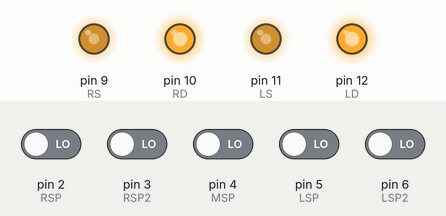
Recording of a sketch running on a simulated Arduino Uno, built with avr-gcc and run on an emulated ATmega328P. Shown: output pins drawn as LEDs (lit = HIGH). The test bench sets the inputs (shaded band); at power-on: pin 2 (RSP), pin 3 (RSP2), pin 4 (MSP), pin 5 (LSP), pin 6 (LSP2) LOW.

Above: at 1.2 s.
1.3 s: pin 2 (RSP) driven HIGH
At 2.1 s:
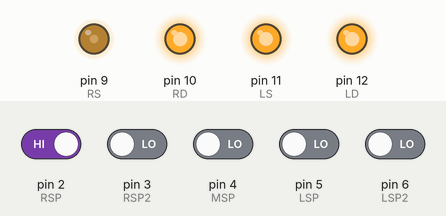
2.8 s: pin 2 (RSP) driven LOW and pin 3 (RSP2) driven HIGH
At 3.3 s:
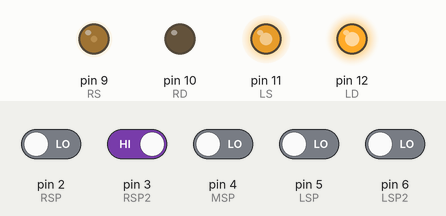
4.3 s: pin 6 (LSP2) driven HIGH
Timing chart, 0 to 4.4 s (numbered marks = the images above; inputs shaded):
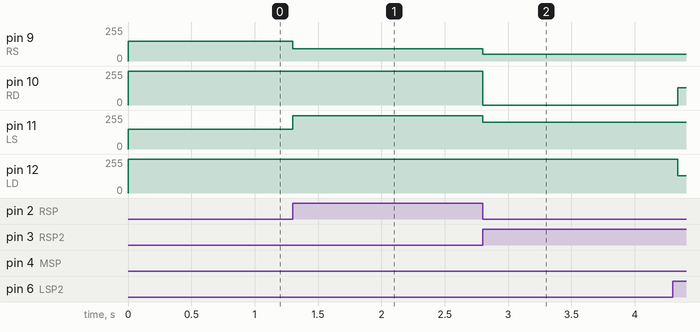

The sketch:

Scarlet_Knights_Final_Code.ino
```cpp
//sensors
#define LSP2 6
#define LSP 5
#define MSP 4
#define RSP 2
#define RSP2 3
//motor
#define LD 12
#define RD 10
#define LS 11
#define RS 9
//other
#define SPD 150               //FOWARD
#define SPD2 250              //MAIN WHEEL SPEED
 #define SPD3 92              //SECONDARY WHEEL SPEED
#define SPD4 200              //main wheel for while loops
#define SPD5 50               //secondary wheel for while loops
#define MOTOR_DIRECTION HIGH  //SECONDARY WHEEL DIRECTION
#define MOTOR_DIRECTION2 LOW  //SECONDRY wheel dircetion for while loops
//variables
int LL, L, M, R, RR;

void setup() {
  pinMode(LSP2,INPUT);
  pinMode(LSP, INPUT);
  pinMode(MSP, INPUT);
  pinMode(RSP, INPUT);
  pinMode(RSP2, INPUT);
  pinMode(LD, OUTPUT);
  pinMode(RD, OUTPUT);
  pinMode(LS, OUTPUT);
  pinMode(RS, OUTPUT);
  // Serial.begin(9600);
}

void loop() {
  LL = digitalRead(LSP2);
  L = digitalRead(LSP);
  M = digitalRead(MSP);
  R = digitalRead(RSP);
  RR = digitalRead(RSP2);
  // Serial.print(LL);
  // Serial.print("\t");
  // Serial.print(L);
  // Serial.print("\t");
  // Serial.print(M);
  // Serial.print("\t");
  // Serial.print(R);
  // Serial.print("\t");
  // Serial.println(RR);

  //conditions
  if (LL == 1 && RR == 0) {
    if (M == 1 && L == 1 && R == 1) {
      digitalWrite(LD, MOTOR_DIRECTION2);
      digitalWrite(RD, HIGH);
      analogWrite(LS, SPD5);
      analogWrite(RS, SPD4);
      //Serial.print(LL);
      // Serial.print("\t");
      // Serial.print(L);
      // Serial.print("\t");
      // Serial.print(M);
      // Serial.print("\t");
      // Serial.print(R);
      // Serial.print("\t");
      // Serial.println(RR);
    } else {
      whileleft();
    }
  }

  else if (LL == 0 && RR == 1) {
    if (M == 1 && L == 1 && R == 1) {
      digitalWrite(LD, HIGH);
      digitalWrite(RD, MOTOR_DIRECTION2);
      analogWrite(LS, SPD4);
      analogWrite(RS, SPD5);
      Serial.print(LL);
      // Serial.print("\t");
      // Serial.print(L);
      // Serial.print("\t");
      // Serial.print(M);
      // Serial.print("\t");
      // Serial.print(R);
      // Serial.print("\t");
      // Serial.println(RR);
    } else {
      whileright();
    }
  }

  //right
  else if (R == 1 && L == 0) {
    while (M == 0 && LL == 0 && RR==0) {
      digitalWrite(LD, HIGH);
      digitalWrite(RD, MOTOR_DIRECTION);
      analogWrite(LS, SPD2);
      analogWrite(RS, SPD3);
      LL = digitalRead(LSP2);
      M = digitalRead(MSP);
      RR = digitalRead(RSP2);
    }
  }

  //left
  else if (R == 0 && L == 1) {
    while(M==0 && RR==0 && LL==0){
    digitalWrite(LD, MOTOR_DIRECTION);
    digitalWrite(RD, HIGH);
    analogWrite(LS, SPD3);
    analogWrite(RS, SPD2);
    M = digitalRead(MSP);
    LL = digitalRead(LSP2);
    RR = digitalRead(RSP2);}

  }
  //forward
  else {
    //previous_time=millis();
    //if(min2<set_speed<max2){set_speed=set_speed + 15}
    digitalWrite(LD, HIGH);
    digitalWrite(RD, HIGH);
    analogWrite(LS, SPD);
    analogWrite(RS, SPD);
  }
}
void whileright() {
  while (M == 0 && L == 0 && R==0) {
    digitalWrite(LD, HIGH);
    digitalWrite(RD, MOTOR_DIRECTION2);
    analogWrite(LS, SPD4);
    analogWrite(RS, SPD5);
    M = digitalRead(MSP);
    R = digitalRead(RSP);
    L = digitalRead(LSP);
    LL = digitalRead(LSP2);
    if (LL == 1) {
      whileleft();
      return;
    }
  }
}
void whileleft() {
  while (M == 0 && R == 0 && L==0) {
    digitalWrite(LD, MOTOR_DIRECTION2);
    digitalWrite(RD, HIGH);
    analogWrite(LS, SPD5);
    analogWrite(RS, SPD4);
    M = digitalRead(MSP);
    L = digitalRead(LSP);
    R = digitalRead(RSP);
    RR = digitalRead(RSP2);
    if (RR == 1) {
      whileright();
      return;
    }
  }
}
```

Measured:
- after the input at 1.3 s, pin 9 (RS): 150/255 → 92/255 at once; pin 11 (LS): 150/255 → 250/255 at once
- after the input at 2.8 s, pin 9 (RS): 92/255 → 50/255 at once; pin 10 (RD): 255/255 → 0/255 at once; pin 11 (LS): 250/255 → 200/255 at once
